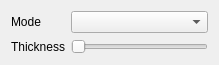
<?xml version="1.0" encoding="UTF-8"?>
<ui version="4.0">
 <class>RotatingBeam</class>
 <widget class="QWidget" name="RotatingBeam">
  <property name="geometry">
   <rect>
    <x>0</x>
    <y>0</y>
    <width>219</width>
    <height>61</height>
   </rect>
  </property>
  <property name="windowTitle">
   <string>Form</string>
  </property>
  <layout class="QGridLayout" name="gridLayout">
   <item row="0" column="1">
    <widget class="QComboBox" name="mode"/>
   </item>
   <item row="1" column="0">
    <widget class="QLabel" name="label_2">
     <property name="text">
      <string>Thickness</string>
     </property>
    </widget>
   </item>
   <item row="0" column="0">
    <widget class="QLabel" name="label">
     <property name="text">
      <string>Mode</string>
     </property>
    </widget>
   </item>
   <item row="1" column="1">
    <widget class="QTooltipedSlider" name="thickness">
     <property name="orientation">
      <enum>Qt::Horizontal</enum>
     </property>
    </widget>
   </item>
  </layout>
 </widget>
 <customwidgets>
  <customwidget>
   <class>QTooltipedSlider</class>
   <extends>QSlider</extends>
   <header location="global">QTooltipedSlider.h</header>
  </customwidget>
 </customwidgets>
 <resources/>
 <connections/>
</ui>
